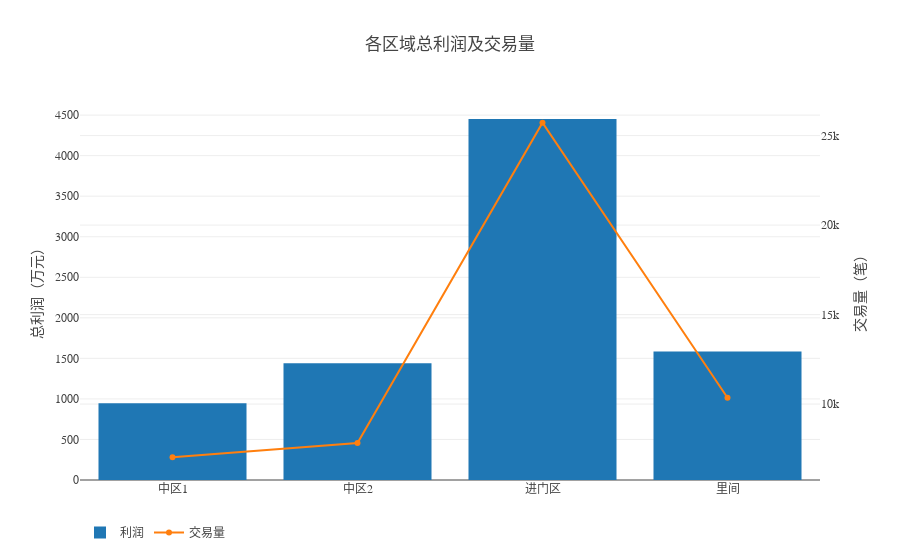

Notebook cell for this chart:
### Code cell
# profit per zone
df = SKU[['profit_day_sum','transaction_num']].groupby(SKU['zoneID']).sum()
df['profit_day_sum'] = (df['profit_day_sum']/10000).round(1)

trace1 = go.Bar(
    x=df.index,
    y=df['profit_day_sum'],
    name='利润'
)
trace2 = go.Scatter(
    x=df.index,
    y=df['transaction_num'],
    name='交易量',
    yaxis='y2'
)


data = [trace1, trace2]
layout = go.Layout(
    barmode='group',
    title='各区域总利润及交易量',
    yaxis=dict(
        title='总利润（万元）'
    ),
    yaxis2=dict(
        title='交易量（笔）',
        overlaying='y',
        side='right'
    ),
    legend=dict(orientation="h"),
    font=dict(family='微软雅黑')
    
)

fig = go.Figure(data=data, layout=layout)

plotly.offline.iplot(fig)

### Figure 1 — Plotly figure (JSON) as saved in the notebook; plotly's stock layout.template omitted (floating-point values rounded to 4 significant figures)
{"data": [{"name": "利润", "type": "bar", "uid": "e3f4e3e5-6579-4d94-a753-1eb5e694aaf5", "x": ["中区1", "中区2", "进门区", "里间"], "y": [946, 1440.0, 4452.0, 1586.0]}, {"name": "交易量", "type": "scatter", "uid": "2de653f2-b891-46c3-8ba2-645f07ea6a3a", "x": ["中区1", "中区2", "进门区", "里间"], "y": [7030, 7821, 25716, 10352], "yaxis": "y2"}], "layout": {"barmode": "group", "font": {"family": "微软雅黑"}, "legend": {"orientation": "h"}, "title": {"text": "各区域总利润及交易量"}, "yaxis": {"title": {"text": "总利润（万元）"}}, "yaxis2": {"overlaying": "y", "side": "right", "title": {"text": "交易量（笔）"}}}}
